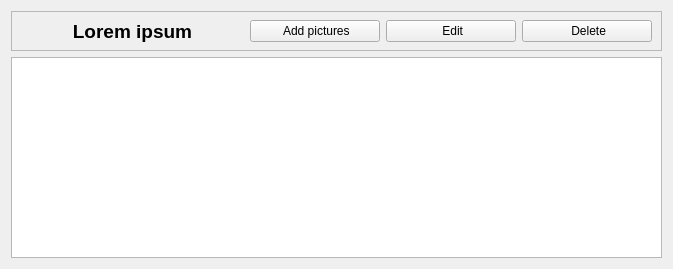
<?xml version="1.0" encoding="UTF-8"?>
<ui version="4.0">
 <class>AlbumWidget</class>
 <widget class="QWidget" name="AlbumWidget">
  <property name="geometry">
   <rect>
    <x>0</x>
    <y>0</y>
    <width>673</width>
    <height>269</height>
   </rect>
  </property>
  <property name="windowTitle">
   <string>Form</string>
  </property>
  <layout class="QVBoxLayout" name="verticalLayout">
   <item>
    <widget class="QFrame" name="albumInfoFrame">
     <property name="minimumSize">
      <size>
       <width>0</width>
       <height>40</height>
      </size>
     </property>
     <property name="maximumSize">
      <size>
       <width>16777215</width>
       <height>40</height>
      </size>
     </property>
     <property name="frameShape">
      <enum>QFrame::StyledPanel</enum>
     </property>
     <property name="frameShadow">
      <enum>QFrame::Raised</enum>
     </property>
     <layout class="QHBoxLayout" name="horizontalLayout">
      <property name="topMargin">
       <number>4</number>
      </property>
      <property name="bottomMargin">
       <number>4</number>
      </property>
      <item>
       <widget class="QLabel" name="albumName">
        <property name="minimumSize">
         <size>
          <width>0</width>
          <height>0</height>
         </size>
        </property>
        <property name="maximumSize">
         <size>
          <width>16777215</width>
          <height>16777215</height>
         </size>
        </property>
        <property name="font">
         <font>
          <pointsize>14</pointsize>
          <weight>75</weight>
          <bold>true</bold>
         </font>
        </property>
        <property name="text">
         <string>Lorem ipsum</string>
        </property>
        <property name="alignment">
         <set>Qt::AlignCenter</set>
        </property>
       </widget>
      </item>
      <item>
       <widget class="QPushButton" name="addPicturesButton">
        <property name="maximumSize">
         <size>
          <width>130</width>
          <height>16777215</height>
         </size>
        </property>
        <property name="text">
         <string> Add pictures</string>
        </property>
        <property name="icon">
         <iconset resource="res/resource.qrc">
          <normaloff>:/icons/photo-add.png</normaloff>:/icons/photo-add.png</iconset>
        </property>
       </widget>
      </item>
      <item>
       <widget class="QPushButton" name="editButton">
        <property name="maximumSize">
         <size>
          <width>130</width>
          <height>16777215</height>
         </size>
        </property>
        <property name="text">
         <string> Edit</string>
        </property>
        <property name="icon">
         <iconset resource="res/resource.qrc">
          <normaloff>:/icons/album-edit.png</normaloff>:/icons/album-edit.png</iconset>
        </property>
       </widget>
      </item>
      <item>
       <widget class="QPushButton" name="deleteButton">
        <property name="maximumSize">
         <size>
          <width>130</width>
          <height>16777215</height>
         </size>
        </property>
        <property name="layoutDirection">
         <enum>Qt::LeftToRight</enum>
        </property>
        <property name="text">
         <string> Delete</string>
        </property>
        <property name="icon">
         <iconset resource="res/resource.qrc">
          <normaloff>:/icons/album-delete.png</normaloff>:/icons/album-delete.png</iconset>
        </property>
       </widget>
      </item>
     </layout>
    </widget>
   </item>
   <item>
    <widget class="QListView" name="thumbnailListView"/>
   </item>
  </layout>
 </widget>
 <resources>
  <include location="res/resource.qrc"/>
 </resources>
 <connections/>
</ui>
